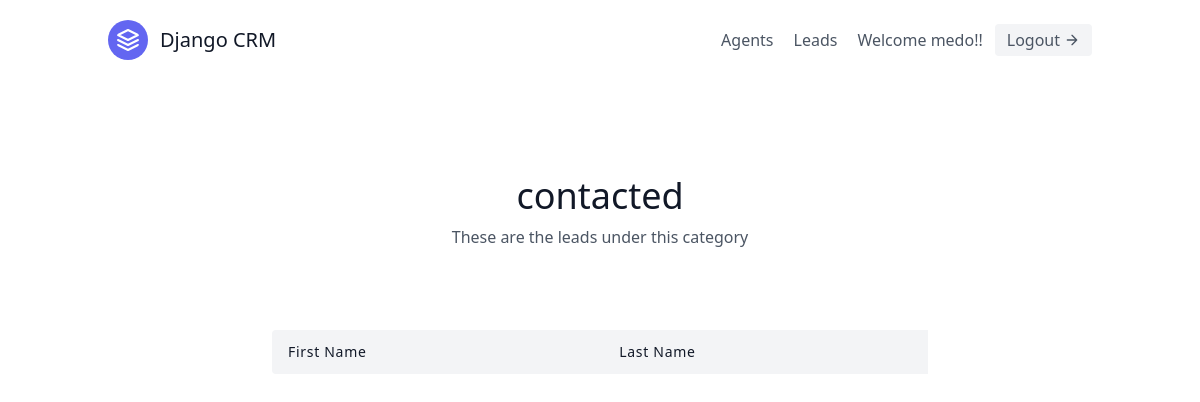
/base/categories/1/ (signed in), run on an earlier commit of the app's database.
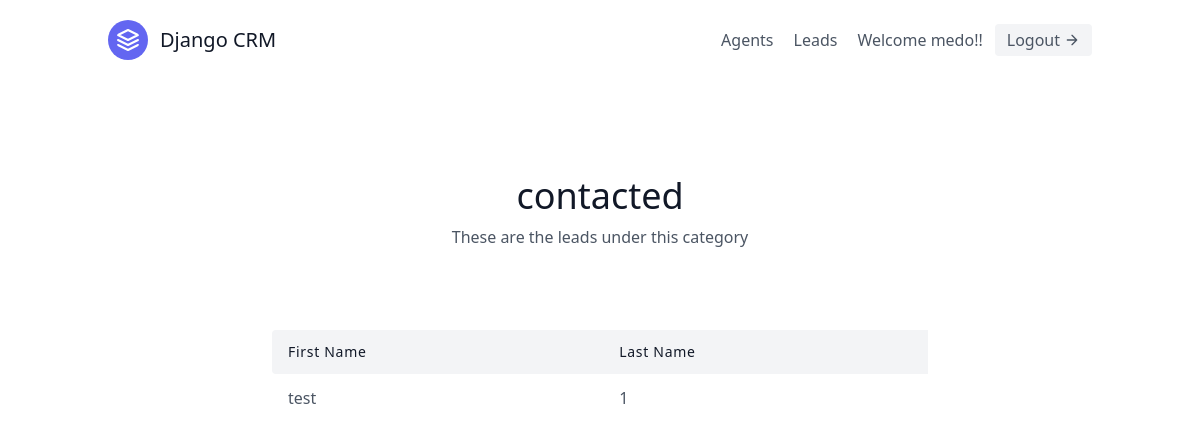
And on a later commit of the database.
### base/models.py (models this page shows, shortened)
class Lead(models.Model):
    first_name = models.CharField(max_length= 30)
    last_name = models.CharField(max_length= 30)
    age = models.IntegerField(default=0)
    organisation = models.ForeignKey(UserProfile, on_delete=models.CASCADE)
    agent = models.ForeignKey("Agent", null= True, blank= True, on_delete= models.SET_NULL)
    category = models.ForeignKey('Category', related_name='leads', null= True, blank= True, on_delete=models.SET_NULL)
    description = models.TextField()
    date_added = models.DateTimeField(auto_now_add= True)
    phone_number = models.CharField(max_length=15)
    email = models.EmailField()

### base/views.py (the view)
# urls.py: path('categories/<int:pk>/', CategoryDetailView.as_view(), name='category-detail'),
class CategoryDetailView(LoginRequiredMixin, DetailView):
    template_name = 'base/category_detail.html'
    context_object_name = 'category'
    def get_queryset(self):
        user = self.request.user
        if user.is_organisor:
            queryset = Category.objects.filter(organisation = user.userprofile)
        else:
            queryset = Category.objects.filter(organisation= user.agent.organisation)
        return queryset

### base/templates/base/category_detail.html
{% extends 'base.html' %}
{% block content %}
    <section class="text-gray-600 body-font">
    <div class="container px-5 py-24 mx-auto">
        <div class="flex flex-col text-center w-full mb-20">
        <h1 class="sm:text-4xl text-3xl font-medium title-font mb-2 text-gray-900">{{ category.name }}</h1>
        <p class="lg:w-2/3 mx-auto leading-relaxed text-base">
            These are the leads under this category
        </p>
        </div>
        <div class="lg:w-2/3 w-full mx-auto overflow-auto">
        <table class="table-auto w-full text-left whitespace-no-wrap">
            <thead>
            <tr>
                <th class="px-4 py-3 title-font tracking-wider font-medium text-gray-900 text-sm bg-gray-100 rounded-tl rounded-bl">First Name</th>
                <th class="px-4 py-3 title-font tracking-wider font-medium text-gray-900 text-sm bg-gray-100">Last Name</th>
            </tr>
            </thead>
            <tbody>
            {% for lead in category.leads.all %}
            <tr>
                <td class="px-4 py-3">
                    <a class ='hover:text-blue-500' href="{% url 'base:lead-detail' lead.pk %}">{{ lead.first_name }}</a>
                </td>
                <td class="px-4 py-3">{{ lead.last_name}}</td>
            </tr>
            {% endfor %}
            </tbody>
        </table>
        </div>
    </div>
    </section>
{% endblock content %}

What changed in the data, as far as the page shows it:
now on this page (row edited): Lead: first_name "test", last_name "1"
